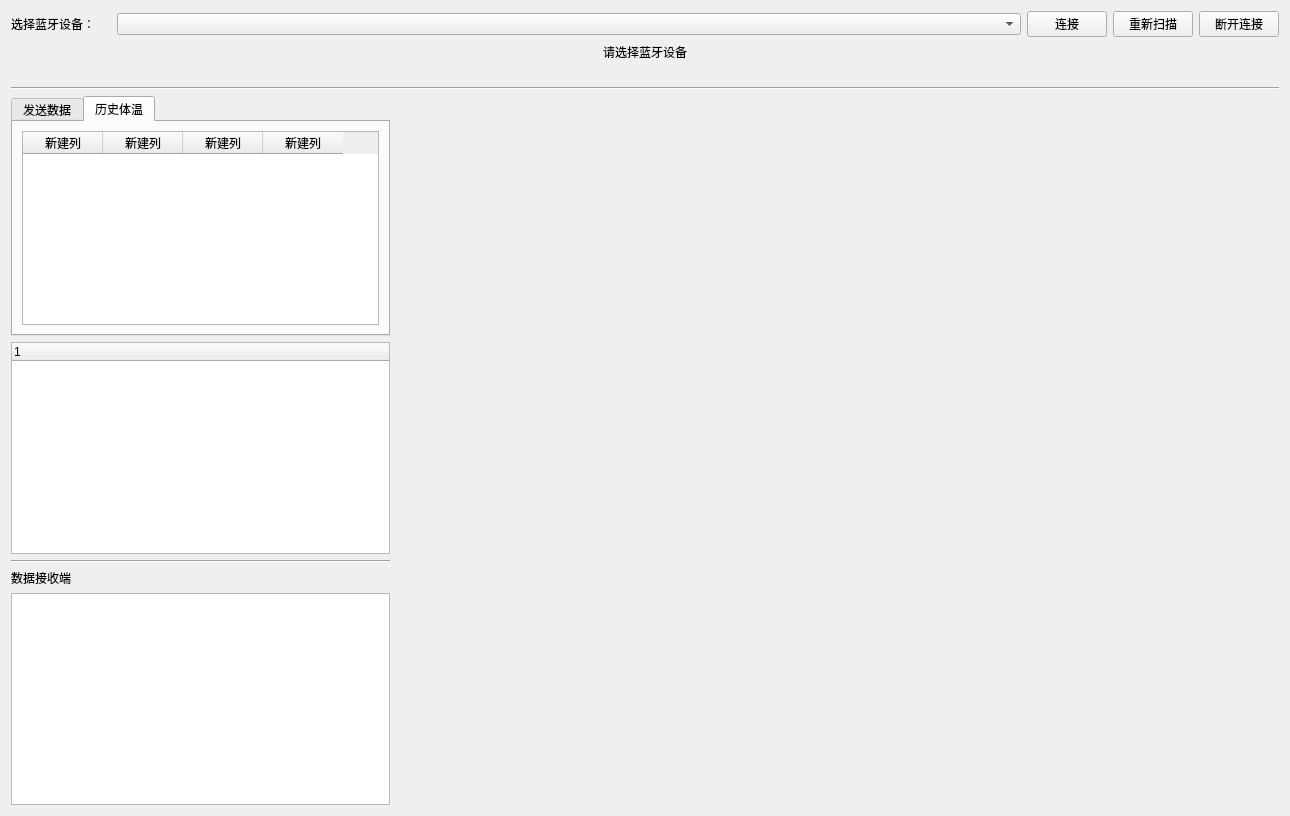
<?xml version="1.0" encoding="UTF-8"?>
<ui version="4.0">
 <class>Form</class>
 <widget class="QWidget" name="Form">
  <property name="geometry">
   <rect>
    <x>0</x>
    <y>0</y>
    <width>1290</width>
    <height>816</height>
   </rect>
  </property>
  <property name="windowTitle">
   <string>Form</string>
  </property>
  <layout class="QVBoxLayout" name="verticalLayout_4">
   <item>
    <layout class="QVBoxLayout" name="verticalLayout_3">
     <item>
      <layout class="QHBoxLayout" name="horizontalLayout" stretch="1,9,0,0,0">
       <item>
        <widget class="QLabel" name="label">
         <property name="text">
          <string>选择蓝牙设备：</string>
         </property>
        </widget>
       </item>
       <item>
        <widget class="QComboBox" name="comboBox"/>
       </item>
       <item>
        <widget class="QPushButton" name="connectButton">
         <property name="text">
          <string>连接</string>
         </property>
        </widget>
       </item>
       <item>
        <widget class="QPushButton" name="scanButton">
         <property name="text">
          <string>重新扫描</string>
         </property>
        </widget>
       </item>
       <item>
        <widget class="QPushButton" name="disconnectButton">
         <property name="text">
          <string>断开连接</string>
         </property>
        </widget>
       </item>
      </layout>
     </item>
     <item>
      <layout class="QVBoxLayout" name="verticalLayout_6">
       <item>
        <widget class="QLabel" name="label_confim">
         <property name="font">
          <font>
           <weight>50</weight>
           <bold>false</bold>
          </font>
         </property>
         <property name="text">
          <string>请选择蓝牙设备</string>
         </property>
         <property name="textFormat">
          <enum>Qt::AutoText</enum>
         </property>
         <property name="alignment">
          <set>Qt::AlignCenter</set>
         </property>
        </widget>
       </item>
       <item>
        <widget class="QLabel" name="label_tip">
         <property name="text">
          <string/>
         </property>
        </widget>
       </item>
      </layout>
     </item>
     <item>
      <widget class="Line" name="line">
       <property name="orientation">
        <enum>Qt::Horizontal</enum>
       </property>
      </widget>
     </item>
    </layout>
   </item>
   <item>
    <layout class="QHBoxLayout" name="horizontalLayout_5" stretch="3,7">
     <item>
      <layout class="QVBoxLayout" name="verticalLayout">
       <item>
        <layout class="QHBoxLayout" name="horizontalLayout_2" stretch="0">
         <item>
          <widget class="QTabWidget" name="tabWidget">
           <property name="currentIndex">
            <number>1</number>
           </property>
           <widget class="QWidget" name="tab">
            <attribute name="title">
             <string>发送数据</string>
            </attribute>
            <layout class="QVBoxLayout" name="verticalLayout_5">
             <item>
              <widget class="QPlainTextEdit" name="sendTextEdit"/>
             </item>
            </layout>
           </widget>
           <widget class="QWidget" name="tab_2">
            <attribute name="title">
             <string>历史体温</string>
            </attribute>
            <layout class="QHBoxLayout" name="horizontalLayout_8">
             <item>
              <widget class="QTableWidget" name="tableWidget">
               <attribute name="horizontalHeaderDefaultSectionSize">
                <number>80</number>
               </attribute>
               <column>
                <property name="text">
                 <string>新建列</string>
                </property>
               </column>
               <column>
                <property name="text">
                 <string>新建列</string>
                </property>
               </column>
               <column>
                <property name="text">
                 <string>新建列</string>
                </property>
               </column>
               <column>
                <property name="text">
                 <string>新建列</string>
                </property>
               </column>
              </widget>
             </item>
            </layout>
           </widget>
          </widget>
         </item>
        </layout>
       </item>
       <item>
        <widget class="QTreeWidget" name="treeWidget">
         <column>
          <property name="text">
           <string notr="true">1</string>
          </property>
         </column>
        </widget>
       </item>
       <item>
        <widget class="Line" name="line_2">
         <property name="orientation">
          <enum>Qt::Horizontal</enum>
         </property>
        </widget>
       </item>
       <item>
        <widget class="QLabel" name="label_3">
         <property name="text">
          <string>数据接收端</string>
         </property>
        </widget>
       </item>
       <item>
        <layout class="QVBoxLayout" name="verticalLayout_2" stretch="0">
         <property name="spacing">
          <number>0</number>
         </property>
         <item>
          <widget class="QTextBrowser" name="recv_textBrowser">
           <property name="sizePolicy">
            <sizepolicy hsizetype="Expanding" vsizetype="Expanding">
             <horstretch>0</horstretch>
             <verstretch>3</verstretch>
            </sizepolicy>
           </property>
          </widget>
         </item>
        </layout>
       </item>
      </layout>
     </item>
     <item>
      <layout class="QHBoxLayout" name="horizontalLayout_3">
       <item>
        <widget class="MplWidget" name="mplwidget" native="true">
         <property name="sizePolicy">
          <sizepolicy hsizetype="Preferred" vsizetype="Preferred">
           <horstretch>0</horstretch>
           <verstretch>0</verstretch>
          </sizepolicy>
         </property>
        </widget>
       </item>
      </layout>
     </item>
    </layout>
   </item>
  </layout>
 </widget>
 <customwidgets>
  <customwidget>
   <class>MplWidget</class>
   <extends>QWidget</extends>
   <header>mplwidget.h</header>
   <container>1</container>
  </customwidget>
 </customwidgets>
 <resources/>
 <connections/>
</ui>
